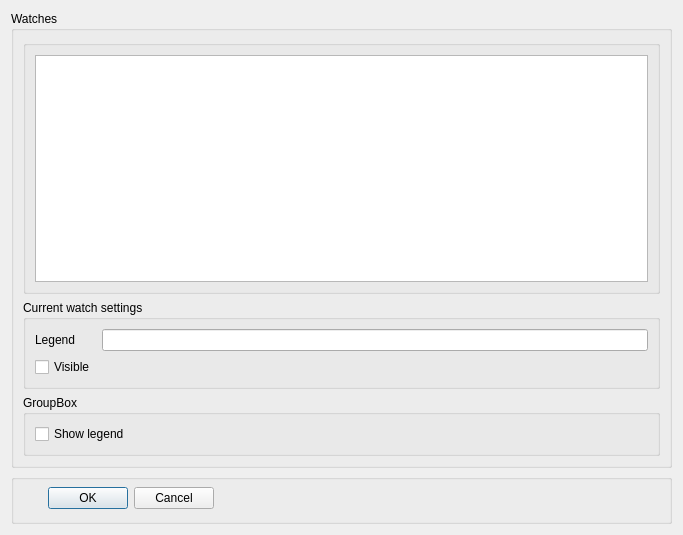
<?xml version="1.0" encoding="UTF-8"?>
<ui version="4.0">
 <class>UWatchSettingsDialog</class>
 <widget class="QDialog" name="UWatchSettingsDialog">
  <property name="geometry">
   <rect>
    <x>0</x>
    <y>0</y>
    <width>683</width>
    <height>535</height>
   </rect>
  </property>
  <property name="windowTitle">
   <string>Dialog</string>
  </property>
  <layout class="QVBoxLayout" name="verticalLayout">
   <item>
    <widget class="QGroupBox" name="groupBox_2">
     <property name="title">
      <string>Watches</string>
     </property>
     <layout class="QVBoxLayout" name="verticalLayout_2">
      <item>
       <widget class="QGroupBox" name="groupBox_3">
        <property name="title">
         <string/>
        </property>
        <layout class="QVBoxLayout" name="verticalLayout_3">
         <item>
          <widget class="QTableView" name="tableView"/>
         </item>
        </layout>
       </widget>
      </item>
      <item>
       <widget class="QGroupBox" name="groupBox_4">
        <property name="title">
         <string>Current watch settings</string>
        </property>
        <layout class="QFormLayout" name="formLayout_2">
         <item row="1" column="0">
          <widget class="QLabel" name="label">
           <property name="text">
            <string>Legend</string>
           </property>
           <property name="alignment">
            <set>Qt::AlignLeading|Qt::AlignLeft|Qt::AlignVCenter</set>
           </property>
          </widget>
         </item>
         <item row="1" column="1">
          <widget class="QLineEdit" name="legendLineEdit"/>
         </item>
         <item row="2" column="0">
          <widget class="QCheckBox" name="visibleCheckBox">
           <property name="text">
            <string>Visible</string>
           </property>
          </widget>
         </item>
        </layout>
       </widget>
      </item>
      <item>
       <widget class="QGroupBox" name="groupBox_5">
        <property name="title">
         <string>GroupBox</string>
        </property>
        <layout class="QFormLayout" name="formLayout">
         <item row="0" column="0">
          <widget class="QCheckBox" name="showLegendCheckBox">
           <property name="text">
            <string>Show legend</string>
           </property>
          </widget>
         </item>
        </layout>
       </widget>
      </item>
     </layout>
    </widget>
   </item>
   <item>
    <widget class="QGroupBox" name="groupBox">
     <property name="sizePolicy">
      <sizepolicy hsizetype="Preferred" vsizetype="Fixed">
       <horstretch>0</horstretch>
       <verstretch>0</verstretch>
      </sizepolicy>
     </property>
     <property name="minimumSize">
      <size>
       <width>0</width>
       <height>50</height>
      </size>
     </property>
     <property name="title">
      <string/>
     </property>
     <widget class="QDialogButtonBox" name="buttonBox">
      <property name="geometry">
       <rect>
        <x>10</x>
        <y>10</y>
        <width>193</width>
        <height>28</height>
       </rect>
      </property>
      <property name="orientation">
       <enum>Qt::Horizontal</enum>
      </property>
      <property name="standardButtons">
       <set>QDialogButtonBox::Cancel|QDialogButtonBox::Ok</set>
      </property>
     </widget>
    </widget>
   </item>
  </layout>
 </widget>
 <resources/>
 <connections>
  <connection>
   <sender>buttonBox</sender>
   <signal>accepted()</signal>
   <receiver>UWatchSettingsDialog</receiver>
   <slot>accept()</slot>
   <hints>
    <hint type="sourcelabel">
     <x>248</x>
     <y>254</y>
    </hint>
    <hint type="destinationlabel">
     <x>157</x>
     <y>274</y>
    </hint>
   </hints>
  </connection>
  <connection>
   <sender>buttonBox</sender>
   <signal>rejected()</signal>
   <receiver>UWatchSettingsDialog</receiver>
   <slot>reject()</slot>
   <hints>
    <hint type="sourcelabel">
     <x>316</x>
     <y>260</y>
    </hint>
    <hint type="destinationlabel">
     <x>286</x>
     <y>274</y>
    </hint>
   </hints>
  </connection>
 </connections>
</ui>
